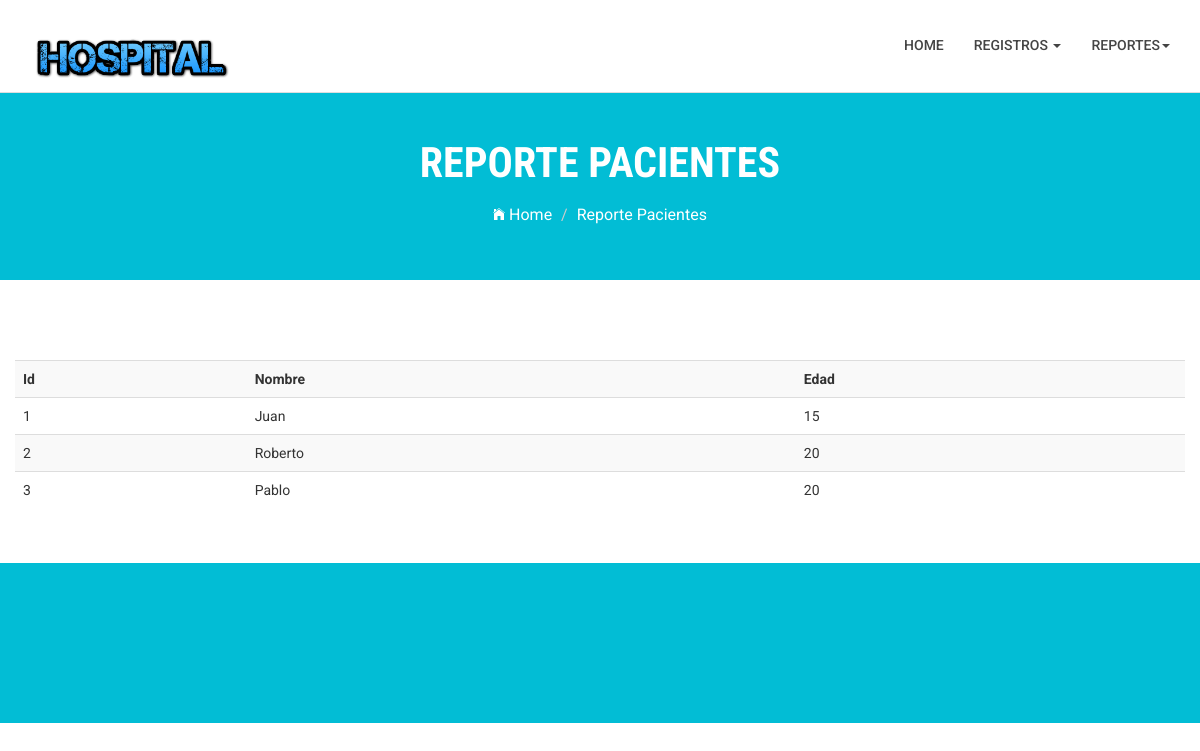
The app's page /Hospital/Report_Patient/ with its own data.
### Hospital/models.py (models this page shows, shortened)
class Paciente(models.Model):
    paciente_id = models.IntegerField()
    paciente_name = models.CharField(max_length = 64)
    paciente_age = models.IntegerField()

### Hospital/views.py (the view)
class Report_Patient(ListView):
    template_name = 'Hospital/Report_Patient.html'
    model = Paciente

### Hospital/templates/Hospital/Report_Patient.html (shortened to what this page needs)
{% extends 'base_hospital.html' %}
{% block content %}
<section class="global-page-header">
		<div class="container">
				<div class="row">
						<div class="col-md-12">
								<div class="block">
										<h2>Reporte Pacientes</h2>
										<ol class="breadcrumb">
												<li>
														<a href="index.html">
																<i class="ion-ios-home"></i>
																Home
														</a>
												</li>
												<li class="active">Reporte Pacientes</li>
										</ol>
								</div>
						</div>
				</div>
		</div>
</section>
<section class="company-description">
	<div class="container" style = "margin-bottom: 35px;">
		<div class="row">
			<table class= "table table-striped">
				<tr>
					<th>Id</th>
					<th>Nombre</th>
					<th>Edad</th>
				</tr>
				{% for item in object_list %}
				<tr>
					<td>{{ item.paciente_id}}</td>
					<td>{{ item.paciente_name }}</td>
					<td>{{ item.paciente_age }}</td>
				</tr>
				{% endfor %}
			</table>
		</div>
	</div>
</section>
<section id="call-to-action">
</section>
{% endblock %}

### static/Hospital/css/main.css (style rules this page uses)
body { font-family: 'Roboto', sans-serif; }
h1, h2, h3, h4, h5, h6 { font-family: 'Roboto Condensed', sans-serif; }
h2 { font-size: 26px; }
#call-to-action { background: #02bdd5; background-size: cover; background-attachment: fixed; padding: 80px 0; text-align: center; position: relative; color: #fff; }
.global-page-header { background-attachment: fixed; background-size: cover; padding: 120px 0 25px 0; position: relative; background: #02bdd5; color: #fff; }
.global-page-header h2 { font-size: 42px; font-weight: bold; color: #fff; text-transform: uppercase; }
.global-page-header .breadcrumb { background: none; font-size: 16px; padding: 8px 0; }
.global-page-header .breadcrumb .active { color: #fff; }
.global-page-header .breadcrumb li a { color: #fff; }
.global-page-header .block { position: relative; z-index: 99; text-align: center; }
.company-description { margin-top: 80px; }

### records on screen
Paciente: paciente_id "1", paciente_name "Juan", paciente_age "15"
Paciente: paciente_id "2", paciente_name "Roberto", paciente_age "20"
Paciente: paciente_id "3", paciente_name "Pablo", paciente_age "20"
